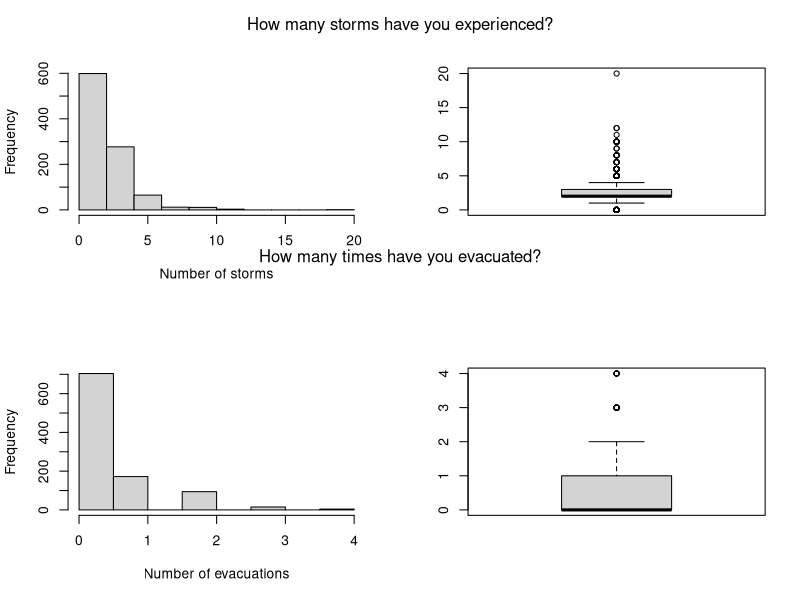

R code for this plot: (Note: this script raises an error after producing the figure.)
## ---- chunk 1
hurricane <- tibble::as_tibble(read.csv('data/eds.data.hurricane.csv'))
## ---- chunk 2
# Summary for a numerical variables
summary(hurricane$age)
## ---- chunk 3
# Summary for a categorical variable
summary(factor(hurricane$prepared))
## ---- chunk 4
summary(hurricane)
## ---- chunk 5
# Converting data types
library(dplyr)
library(magrittr) # for %>%
hurricane %>% mutate_at(c("worry", "prepared", "homeloc", "gender", "income", "politics"), as.factor)
## ---- chunk 6
summary(hurricane)
## ---- chunk 7
par(mfrow=c(2,2)) # 4 figures arranged in 2 rows and 2 columns
hist(hurricane$nstorm, breaks=10, xlab="Number of storms", main=NA)
boxplot(hurricane$nstorm)
hist(hurricane$nevac, breaks=10, xlab="Number of evacuations", main=NA)
boxplot(hurricane$nevac)
mtext("How many storms have you experienced?", side=3, outer=TRUE, line=-2)
mtext("How many times have you evacuated?", side=3, outer=TRUE, line=-16)
## ---- chunk 8
tidyr::drop_na(hurricane)
## ---- chunk 9
# Imputation using MICE
library(mice)

# Building the mice model
mice_model <- mice(select(hurricane, zone, lat, long, nstorm), method="rf") # select() is from the dplyr package
# Predicting the missing values
mice_prediction <- complete(mice_model)  # generate the completed data.
anyNA(mice_prediction)
## ---- chunk 10
# Visualizing the prediction
non_na_latitude <- hurricane$lat[!is.na(hurricane$nstorm)]
non_na_nstorm <- hurricane$nstorm[!is.na(hurricane$nstorm)]
na_latitude <- mice_prediction$lat[is.na(hurricane$nstorm)]
na_nstorm <- mice_prediction$nstorm[is.na(hurricane$nstorm)]
plot(non_na_nstorm, non_na_latitude, col="grey", pch="•", ylab="Latitude", xlab="Number of Storms Experienced")
points(na_nstorm, na_latitude, col="red", pch="•", cex=2)
legend("topright", c("Existing values", "Predicted missing values"), col=c("grey", "red"), pch="•", cex=1.5)
